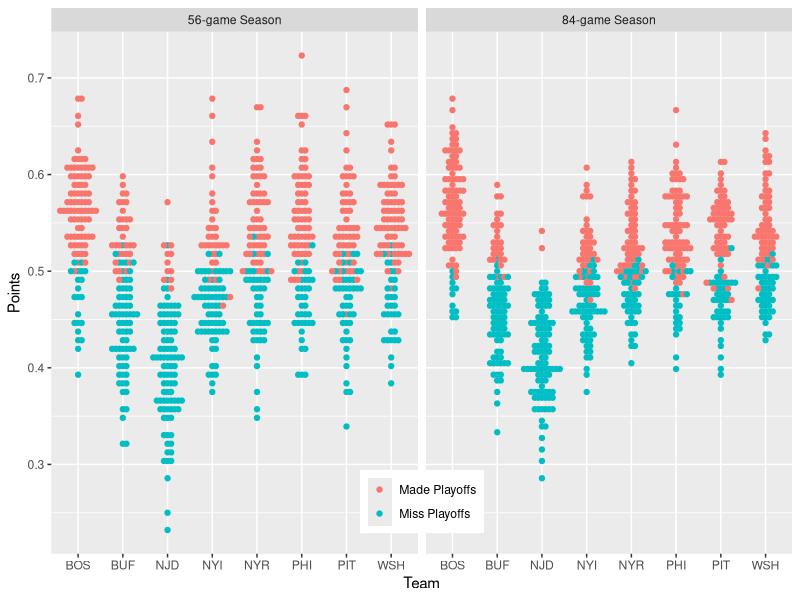

R code for this plot:
library(tidyverse);library(ggplot2);library(ggbeeswarm)

set.seed(1995)

# From Evolving-Hockey 2019-20 RAPMs
df <- data.frame(
  team = c('BOS','PHI','WSH','PIT','NYR','NYI','BUF','NJD'),
  gf_imp = c(-.031,.217,.435,.165,.23,-.26,-.252,-.393),
  ga_imp = c(-.695,-.137,.133,-.029,.106,-.236,-.079,.352)
)

# FUNCTION: Simulate Season
sim_season = function(n,df){
  
  lg_avg = 2.47
  
  # Generate schedule and simulate poisson scoring
  game_grid <- expand.grid(home=df$team,away=df$team) %>%
    filter(home != away) %>%
    slice(rep(1:n(), each = n)) %>%
    left_join(df %>% `colnames<-`(c('home','hgf_imp','hga_imp')),by='home') %>%
    left_join(df %>% `colnames<-`(c('away','agf_imp','aga_imp')),by='away') %>%
    mutate(hg_lam = lg_avg + hgf_imp + aga_imp,
           ag_lam = lg_avg + agf_imp + hgf_imp) %>% rowwise() %>%
    mutate(hgf = rpois(1,hg_lam),
           agf = rpois(1,ag_lam)) %>% ungroup 
  
  # Repeat for home/away and allocate points
  d1 = game_grid %>% select(home,away,hgf,agf) %>%
    mutate(points = ifelse(hgf>agf,2,ifelse(hgf==agf,1,0)))
  game_grid %>% select(home=away, away=home, hgf=agf, agf=hgf)%>%
    mutate(points = ifelse(hgf>agf,2,ifelse(hgf==agf,1,0))) %>%
    bind_rows(d1) %>% group_by(home) %>%
    summarise(gp = n(),
              pts = sum(points)) %>%
    select(team = home,gp,pts) %>%
    mutate(pts = pts/(2*gp))
  
}

# SIMULATION: Seasons of two lengths

# Simulate 56-game season (Each team/venue pairing 4 times)
res4 = list()
for(i in 1:100){
  res4[[i]] = sim_season(4,df) %>%
    mutate(season_no = i)
}
res4df = bind_rows(res4) %>%
  group_by(season_no) %>%
  mutate(rk = rank(-pts,ties.method = 'random'),
         playoffs = ifelse(rk<5,1,0)) 

# Simulate 84-game season (Each team/venue pairing 6 times)
res6 = list()
for(i in 1:100){
  res6[[i]] = sim_season(6,df) %>%
    mutate(season_no = i)
}
res6df = bind_rows(res6)%>%
  group_by(season_no) %>%
  mutate(rk = rank(-pts,ties.method = 'random'),
         playoffs = ifelse(rk<5,1,0)) 

# TABLE: Playoff results
res4df %>%
  ungroup %>% group_by(team) %>%
  summarise(playoffs = sum(playoffs))

res6df %>%
  ungroup %>% group_by(team) %>%
  summarise(playoffs = sum(playoffs))

# GRAPH: Point totals and playoff results
res4df %>%
  bind_rows(res6df) %>%
  mutate(gp = ifelse(gp==56,"56-game Season","84-game Season"),
         playoffs = ifelse(playoffs==1,"Made Playoffs","Miss Playoffs")) %>%
  ggplot(aes(x=team,y=pts,color=playoffs)) +
  facet_grid(~gp) +
  geom_beeswarm() +
  ylab("Points") + xlab("Team") +
  theme(legend.title = element_blank(),
        legend.position=c(.5,.1))




